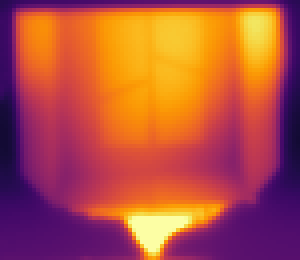
#> input picture conformal_prediction/finale/dati/kernel.png, 75 x 65 px (shown 4 times larger); its folder holds only this picture in this run
$ jupyter execute --allow-errors 1_aestrazione_frame.ipynb
#> lines starting #> are read from the running program, lines starting #| are printed output that depends on the picture
[cell 1]
import os
import json
import numpy as np
import cv2
import fnv.file
from datetime import datetime, timezone
from tqdm.auto import tqdm

# Tabella di mapping derivata da agent.md
MAPPING = {
    '101': 'Rec-022.seq',
    '301': 'Rec-025.seq',
    '901': 'Rec-024.seq',
    '992': 'Rec-027.seq',
    '602': 'Rec-026.seq',
    '302': 'Rec-028.seq',
    '102': 'Rec-029.seq',
    '902': 'Rec-030.seq',
    '303': 'Rec-031.seq',
    '304': 'Rec-032.seq'
}

DATI_DIR = "dati"
SEQ_DIR = os.path.join(DATI_DIR, "seq")
OUT_DIR = os.path.join(DATI_DIR, "frame_thermo")

os.makedirs(OUT_DIR, exist_ok=True)

# [24 lines left out: function extract_timestamp, not called in this run]

def process_video(provino_id, seq_filename):
    seq_path = os.path.join(SEQ_DIR, seq_filename)
    if not os.path.exists(seq_path):
        print(f"File {seq_path} non trovato. Salto.")
        return

    provino_out_dir = os.path.join(OUT_DIR, provino_id)
    os.makedirs(provino_out_dir, exist_ok=True)

    # Controllo di idempotenza (ripristino): se il file dei metadati esiste già,
    # significa che l'estrazione per questo provino è già stata completata con successo.
    metadata_path = os.path.join(provino_out_dir, "thermal_metadata.json")
    if os.path.exists(metadata_path):
        print(f"[INFO] Provino {provino_id} gia completato ed estratto. Salto.")
        return

    print(f"Apertura video {seq_filename} per provino {provino_id}...")
    frame_object = fnv.file.ImagerFile(seq_path)
    h, w = frame_object.height, frame_object.width
    num_frames = frame_object.num_frames

    # Calcolo min e max per la normalizzazione del singolo video (range termico)
    vmin = float('inf')
    vmax = float('-inf')

    # Analisi range con progress bar
    for i in tqdm(range(num_frames), desc=f"Analisi range {provino_id}", leave=False):
        frame_object.get_frame(i)
        frame = np.array(frame_object.original, copy=True).reshape(h, w)
        vmin = min(vmin, frame.min())
        vmax = max(vmax, frame.max())

    # Estrazione frame con progress bar (ultra-veloce tramite OpenCV)
    for i in tqdm(range(num_frames), desc=f"Estrazione frame {provino_id}", leave=False):
        frame_object.get_frame(i)
        frame = np.array(frame_object.original, copy=True).reshape(h, w)

        normalised = (frame - vmin) / (vmax - vmin) if vmax > vmin else frame
        gray_img = (normalised * 255).astype(np.uint8)

        ts = extract_timestamp(frame_object.frame_info)
        if ts is not None:
            # Formattiamo il timestamp in modo pulito
            ts_str = ts.strftime("%Y%m%d_%H%M%S_%f")
            filename = f"{i:05d}_{ts_str}.png"
        else:
            filename = f"{i:05d}.png"

        filepath = os.path.join(provino_out_dir, filename)
        cv2.imwrite(filepath, gray_img)

    frame_object.close()

    # Salvataggio metadati solo al completamento dell'estrazione con successo
    metadata = {
        "provino_id": provino_id,
        "seq_filename": seq_filename,
        "vmin_raw": int(vmin),
        "vmax_raw": int(vmax),
        "vmin_celsius": round((vmin / 100.0) - 273.15, 2),
        "vmax_celsius": round((vmax / 100.0) - 273.15, 2)
    }
    with open(metadata_path, 'w') as f:
        json.dump(metadata, f, indent=4)

    print(f"[OK] Completato {provino_id}: {num_frames} frame salvati in {provino_out_dir}")

# Esecuzione per tutti i video mappati con barra di progresso esterna
for provino_id, seq_filename in tqdm(MAPPING.items(), desc="Progresso provini"):
    process_video(provino_id, seq_filename)

# Tracciamento dell'Ugello della Stampante 3D (Template Matching / Convoluzione)

In questa sezione implementiamo il tracciamento automatico dell'ugello estrusore nei video termici.

### Metodologia:
- Utilizziamo l'immagine dell'ugello fornita come kernel/template in `dati/kernel.png`.
- Applichiamo la convoluzione spaziale (Template Matching normalizzato via OpenCV `cv2.matchTemplate` con il metodo `cv2.TM_CCOEFF_NORMED`).
- Troviamo il picco di massima correlazione per tracciare la posizione esatta $(x_c, y_c)$ dell'ugello in ogni frame.
- Visualizziamo interattivamente il tracciamento del singolo frame e calcoliamo l'intera traiettoria per ciascun provino.

[cell 2]
import os
import json
import numpy as np
import cv2
import matplotlib.pyplot as plt
import ipywidgets as widgets
from IPython.display import display, clear_output
from tqdm.auto import tqdm

DATI_DIR = "dati"
FRAME_DIR = os.path.join(DATI_DIR, "frame_thermo")
KERNEL_PATH = os.path.join(DATI_DIR, "kernel.png")

# Caricamento dell'immagine kernel dell'ugello
if not os.path.exists(KERNEL_PATH):
    raise FileNotFoundError(f"File kernel '{KERNEL_PATH}' non trovato!")

kernel = cv2.imread(KERNEL_PATH, cv2.IMREAD_GRAYSCALE)
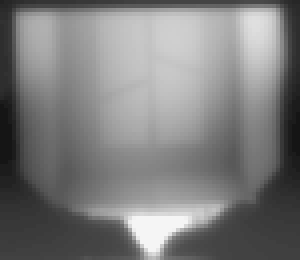
#> kernel: shape (65, 75) (shown 4 times larger); min 21, max 245, mean 124.5
h_k, w_k = kernel.shape
#> h_k = 65; w_k = 75
print(f"Kernel caricato con successo. Dimensioni ugello (kernel): {w_k}x{h_k} pixel.")
#| Kernel caricato con successo. Dimensioni ugello (kernel): 75x65 pixel.

# Rileva i provini disponibili nel workspace
available_videos = sorted([d for d in os.listdir(FRAME_DIR) if os.path.isdir(os.path.join(FRAME_DIR, d))])
print(f"Provini disponibili rilevati: {available_videos}")
